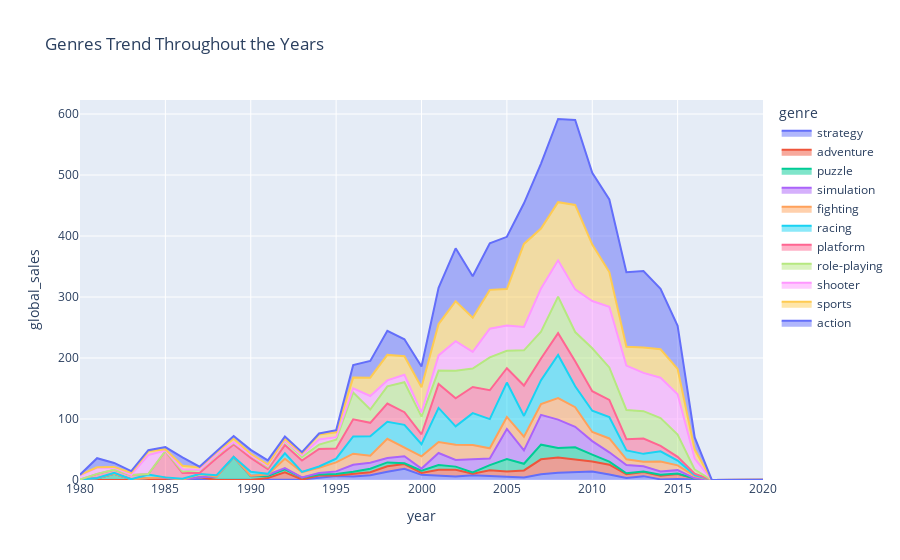

This figure's notebook cell:
### Markdown cell above
### 5.1. How is the trend of genres across the years according to their sales?
- Background:
    - One decision that we need to make is to decide what is the genre of the game that we're going to make
- Assumption:
    - We assume that our studio that develop any genre of game
    - We assume that the resource that is needed to develop each genre of game is the same
    - We assume that the price of game doesn't change between genres 
- Insight:
    - After doing an analysis on the trend of genres based on their sales, we can see from the area chart that the top 5 genres with the biggest area/highest sales are `action`, `sports`, `shooter`, `role-playing`, and `platform`
- Conclussion:
    - Since it's not uncommon for a game to fit in multiple genres, we'll take the top 5 as the genres of our next game, which are `action`, `sports`, `shooter`, `role-playing`, and `platform`

### Code cell
df_als1 = df_pre_processed.copy()

# take only the necessary column and group them
df_als1 = df_als1.groupby(by=['year', 'genre'], as_index=False)['global_sales'].sum()

# get genre order from the highest total sales -> lowest total sales (higher total sales = bigger area = placed higher on the chart)
df_analysis_temp = df_als1.groupby(by='genre', as_index=False)['global_sales'].sum().sort_values('global_sales', ascending=True)
genre_order = df_analysis_temp['genre'].to_list()

# make area chart
fig = px.area(df_als1, x='year', y='global_sales', color='genre', category_orders={'genre' : genre_order}, title='Genres Trend Throughout the Years')
fig.show()

### Figure 1 — Plotly figure (JSON) as saved in the notebook; plotly's stock layout.template omitted (floating-point values rounded to 4 significant figures)
{"data": [{"fillpattern": {"shape": ""}, "hovertemplate": "genre=strategy<br>year=%{x}<br>global_sales=%{y}<extra></extra>", "legendgroup": "strategy", "line": {"color": "#636efa"}, "marker": {"symbol": "circle"}, "mode": "lines", "name": "strategy", "orientation": "v", "showlegend": true, "stackgroup": "1", "type": "scatter", "x": [1991, 1992, 1993, 1994, 1995, 1996, 1997, 1998, 1999, 2000, 2001, 2002, 2003, 2004, 2005, 2006, 2007, 2008, 2009, 2010, 2011, 2012, 2013, 2014, 2015, 2016], "xaxis": "x", "y": [0.94, 0.36, 0.81, 3.56, 6.51, 5.61, 7.71, 13.47, 18.46, 8.5, 7.55, 5.56, 7.99, 7.19, 5.37, 4.27, 9.42, 11.69, 12.56, 13.87, 9.06, 3.33, 6.33, 0.99, 1.82, 0.5], "yaxis": "y"}, {"fillpattern": {"shape": ""}, "hovertemplate": "genre=adventure<br>year=%{x}<br>global_sales=%{y}<extra></extra>", "legendgroup": "adventure", "line": {"color": "#EF553B"}, "marker": {"symbol": "circle"}, "mode": "lines", "name": "adventure", "orientation": "v", "showlegend": true, "stackgroup": "1", "type": "scatter", "x": [1983, 1987, 1991, 1992, 1993, 1994, 1995, 1996, 1997, 1998, 1999, 2000, 2001, 2002, 2003, 2004, 2005, 2006, 2007, 2008, 2009, 2010, 2011, 2012, 2013, 2014, 2015, 2016], "xaxis": "x", "y": [0.4, 4.38, 2.24, 12.24, 0.07, 3.74, 0.72, 4.19, 4.96, 9.05, 7.6, 2.98, 9.12, 11.05, 2.14, 8.7, 8.53, 11.47, 24.47, 25.02, 20.68, 16.57, 15.98, 5.99, 6.61, 6.06, 8.03, 1.81], "yaxis": "y"}, {"fillpattern": {"shape": ""}, "hovertemplate": "genre=puzzle<br>year=%{x}<br>global_sales=%{y}<extra></extra>", "legendgroup": "puzzle", "line": {"color": "#00cc96"}, "marker": {"symbol": "circle"}, "mode": "lines", "name": "puzzle", "orientation": "v", "showlegend": true, "stackgroup": "1", "type": "scatter", "x": [1981, 1982, 1983, 1984, 1985, 1988, 1989, 1990, 1991, 1992, 1993, 1994, 1995, 1996, 1997, 1998, 1999, 2000, 2001, 2002, 2003, 2004, 2005, 2006, 2007, 2008, 2009, 2010, 2011, 2012, 2013, 2014, 2015], "xaxis": "x", "y": [2.24, 10.03, 0.78, 3.14, 3.21, 5.58, 37.75, 6, 3.24, 4.84, 3.17, 1.53, 2.71, 3.91, 5.89, 6.34, 1.36, 3.82, 8, 5.34, 2.42, 8.43, 20.45, 10.9, 24, 15.59, 20.31, 11.18, 5.11, 1.76, 0.99, 1.5, 0.7], "yaxis": "y"}, {"fillpattern": {"shape": ""}, "hovertemplate": "genre=simulation<br>year=%{x}<br>global_sales=%{y}<extra></extra>", "legendgroup": "simulation", "line": {"color": "#ab63fa"}, "marker": {"symbol": "circle"}, "mode": "lines", "name": "simulation", "orientation": "v", "showlegend": true, "stackgroup": "1", "type": "scatter", "x": [1981, 1985, 1988, 1990, 1991, 1992, 1993, 1994, 1995, 1996, 1997, 1998, 1999, 2000, 2001, 2002, 2003, 2004, 2005, 2006, 2007, 2008, 2009, 2010, 2011, 2012, 2013, 2014, 2015, 2016, 2020], "xaxis": "x", "y": [0.45, 0.03, 0.03, 1.14, 2.14, 2.14, 0.19, 2.73, 4.18, 11.33, 9.65, 7.11, 11.44, 3.38, 19.54, 10.81, 21.21, 10.85, 49.27, 21.77, 48.97, 46.76, 33.71, 22.15, 15.28, 13.38, 8.67, 5.55, 5.62, 0.39, 0.29], "yaxis": "y"}, {"fillpattern": {"shape": ""}, "hovertemplate": "genre=fighting<br>year=%{x}<br>global_sales=%{y}<extra></extra>", "legendgroup": "fighting", "line": {"color": "#FFA15A"}, "marker": {"symbol": "circle"}, "mode": "lines", "name": "fighting", "orientation": "v", "showlegend": true, "stackgroup": "1", "type": "scatter", "x": [1980, 1985, 1987, 1991, 1992, 1993, 1994, 1995, 1996, 1997, 1998, 1999, 2000, 2001, 2002, 2003, 2004, 2005, 2006, 2007, 2008, 2009, 2010, 2011, 2012, 2013, 2014, 2015, 2016], "xaxis": "x", "y": [0.77, 1.05, 5.42, 0.39, 15.25, 8.75, 8.47, 14.85, 18.06, 11.76, 31.66, 14.26, 20.22, 18.12, 25.02, 23.73, 16.78, 19.72, 22.55, 17.61, 35.38, 32.15, 14.89, 22.68, 9.51, 7.21, 16.15, 7.78, 3.86], "yaxis": "y"}, {"fillpattern": {"shape": ""}, "hovertemplate": "genre=racing<br>year=%{x}<br>global_sales=%{y}<extra></extra>", "legendgroup": "racing", "line": {"color": "#19d3f3"}, "marker": {"symbol": "circle"}, "mode": "lines", "name": "racing", "orientation": "v", "showlegend": true, "stackgroup": "1", "type": "scatter", "x": [1981, 1982, 1984, 1986, 1988, 1990, 1991, 1992, 1993, 1994, 1995, 1996, 1997, 1998, 1999, 2000, 2001, 2002, 2003, 2004, 2005, 2006, 2007, 2008, 2009, 2010, 2011, 2012, 2013, 2014, 2015, 2016], "xaxis": "x", "y": [0.48, 1.57, 5.95, 1.96, 2.14, 6.26, 1.14, 9.04, 0.36, 2.19, 6.09, 28.24, 31.91, 27.9, 37.27, 19.99, 55.81, 30.2, 52.19, 47.86, 56.42, 34.09, 39.17, 70.66, 34.19, 34.93, 35.01, 14.46, 13.04, 16.69, 7.92, 1.64], "yaxis": "y"}, {"fillpattern": {"shape": ""}, "hovertemplate": "genre=platform<br>year=%{x}<br>global_sales=%{y}<extra></extra>", "legendgroup": "platform", "line": {"color": "#FF6692"}, "marker": {"symbol": "circle"}, "mode": "lines", "name": "platform", "orientation": "v", "showlegend": true, "stackgroup": "1", "type": "scatter", "x": [1981, 1982, 1983, 1984, 1985, 1986, 1987, 1988, 1989, 1990, 1991, 1992, 1993, 1994, 1995, 1996, 1997, 1998, 1999, 2000, 2001, 2002, 2003, 2004, 2005, 2006, 2007, 2008, 2009, 2010, 2011, 2012, 2013, 2014, 2015, 2016], "xaxis": "x", "y": [6.93, 5.03, 6.93, 0.69, 43.17, 9.39, 1.74, 27.73, 20.66, 22.97, 7.64, 13.42, 18.67, 28.74, 16.69, 28.23, 21.85, 29.88, 20.82, 16.06, 39.28, 45.97, 42.89, 47.34, 23.56, 49.8, 35.59, 35.7, 41.09, 31.9, 28.11, 18.55, 25.12, 8.89, 6.05, 2.07], "yaxis": "y"}, {"fillpattern": {"shape": ""}, "hovertemplate": "genre=role-playing<br>year=%{x}<br>global_sales=%{y}<extra></extra>", "legendgroup": "role-playing", "line": {"color": "#B6E880"}, "marker": {"symbol": "circle"}, "mode": "lines", "name": "role-playing", "orientation": "v", "showlegend": true, "stackgroup": "1", "type": "scatter", "x": [1986, 1987, 1988, 1989, 1990, 1991, 1992, 1993, 1994, 1995, 1996, 1997, 1998, 1999, 2000, 2001, 2002, 2003, 2004, 2005, 2006, 2007, 2008, 2009, 2010, 2011, 2012, 2013, 2014, 2015, 2016, 2017], "xaxis": "x", "y": [2.52, 4.65, 5.88, 2.2, 4.52, 3.25, 6.86, 5.59, 7.11, 14.26, 43.96, 21.79, 28.09, 49.09, 29.03, 22.06, 45.13, 30.28, 53.95, 28.55, 57.73, 43.89, 59.83, 47.9, 70.52, 53.37, 47.81, 44.92, 45.86, 36.44, 6.76, 0.04], "yaxis": "y"}, {"fillpattern": {"shape": ""}, "hovertemplate": "genre=shooter<br>year=%{x}<br>global_sales=%{y}<extra></extra>", "legendgroup": "shooter", "line": {"color": "#FF97FF"}, "marker": {"symbol": "circle"}, "mode": "lines", "name": "shooter", "orientation": "v", "showlegend": true, "stackgroup": "1", "type": "scatter", "x": [1980, 1981, 1982, 1983, 1984, 1985, 1986, 1987, 1988, 1989, 1991, 1992, 1993, 1994, 1995, 1996, 1997, 1998, 1999, 2000, 2001, 2002, 2003, 2004, 2005, 2006, 2007, 2008, 2009, 2010, 2011, 2012, 2013, 2014, 2015, 2016], "xaxis": "x", "y": [7.07, 10.04, 3.79, 0.48, 31.1, 1, 3.89, 0.71, 0.51, 1.2, 2, 0.29, 3.08, 8.3, 4.15, 6.91, 22.17, 9.8, 12.25, 6.81, 24.77, 48.58, 27.14, 46.95, 41.6, 38.37, 71.04, 59.51, 69.89, 77.41, 99.36, 72.86, 62.8, 66, 66.15, 18.22], "yaxis": "y"}, {"fillpattern": {"shape": ""}, "hovertemplate": "genre=sports<br>year=%{x}<br>global_sales=%{y}<extra></extra>", "legendgroup": "sports", "line": {"color": "#FECB52"}, "marker": {"symbol": "circle"}, "mode": "lines", "name": "sports", "orientation": "v", "showlegend": true, "stackgroup": "1", "type": "scatter", "x": [1980, 1981, 1982, 1983, 1984, 1985, 1986, 1987, 1988, 1989, 1990, 1991, 1992, 1993, 1994, 1995, 1996, 1997, 1998, 1999, 2000, 2001, 2002, 2003, 2004, 2005, 2006, 2007, 2008, 2009, 2010, 2011, 2012, 2013, 2014, 2015, 2016], "xaxis": "x", "y": [0.49, 0.79, 1.05, 3.2, 6.18, 1.96, 5.57, 3.72, 3.6, 5.72, 2.11, 2.41, 2.95, 3.18, 8.39, 7.98, 17.45, 30.02, 41.79, 30.29, 41.19, 51.43, 65.42, 56.11, 63.68, 59.54, 136.2, 98.2, 95.34, 138.5, 92.53, 56.99, 30.93, 41.55, 46.66, 41.54, 14.6], "yaxis": "y"}, {"fillpattern": {"shape": ""}, "hovertemplate": "genre=action<br>year=%{x}<br>global_sales=%{y}<extra></extra>", "legendgroup": "action", "line": {"color": "#636efa"}, "marker": {"symbol": "circle"}, "mode": "lines", "name": "action", "orientation": "v", "showlegend": true, "stackgroup": "1", "type": "scatter", "x": [1980, 1981, 1982, 1983, 1984, 1985, 1986, 1987, 1988, 1989, 1990, 1991, 1992, 1993, 1994, 1995, 1996, 1997, 1998, 1999, 2000, 2001, 2002, 2003, 2004, 2005, 2006, 2007, 2008, 2009, 2010, 2011, 2012, 2013, 2014, 2015, 2016, 2017], "xaxis": "x", "y": [0.34, 14.84, 6.52, 2.86, 1.85, 3.52, 13.74, 1.12, 1.75, 4.64, 6.39, 6.76, 3.83, 1.81, 1.55, 3.57, 20.58, 27.58, 39.44, 27.78, 34.04, 59.39, 86.77, 67.93, 76.26, 85.69, 66.58, 106.5, 136.4, 139.4, 117.6, 119.0, 122.0, 125.2, 99.02, 70.7, 19.91, 0.01], "yaxis": "y"}], "layout": {"legend": {"title": {"text": "genre"}, "tracegroupgap": 0}, "title": {"text": "Genres Trend Throughout the Years"}, "xaxis": {"anchor": "y", "domain": [0, 1], "title": {"text": "year"}}, "yaxis": {"anchor": "x", "domain": [0, 1], "title": {"text": "global_sales"}}}}
